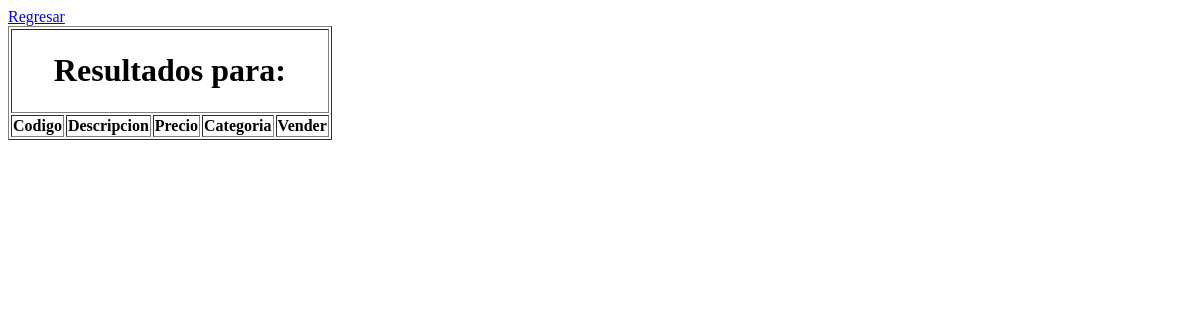
The page /buscar_articulo_venta.php on the database as committed earlier.
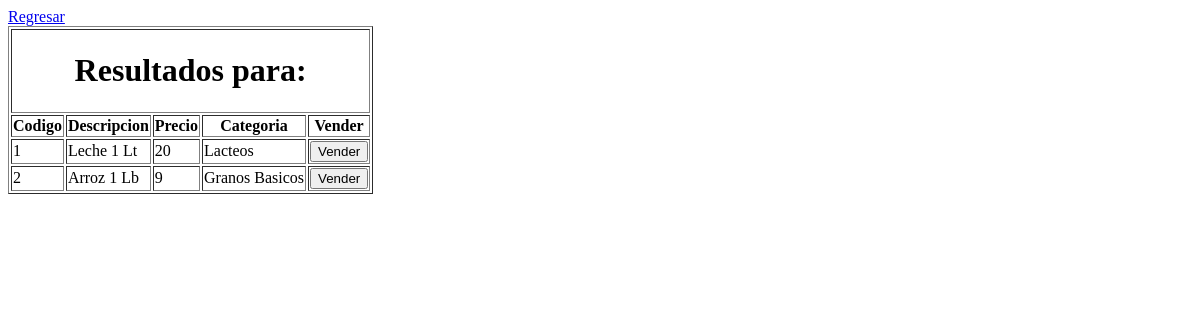
The same page on the database as committed later.
### tables this page shows
CREATE TABLE `catalogo` (
  `Codigo` varchar(5) NOT NULL,
  `Descripcion` varchar(200) NOT NULL,
  `Costo` float NOT NULL,
  `Precio` float NOT NULL,
  `Categoria` varchar(50) NOT NULL
);

### buscar_articulo_venta.php (the view, shortened to what this page needs)
<!DOCTYPE html>
<html>
    <head>
    </head>
    <body>
        <div id="principal">
        <a href="venta_articulo.php">Regresar</a>
            <table border="1">
                <tr>
                    <td colspan="6" align="center"><h1>Resultados para: <?php echo $palabra=$_GET['palabra']; ?></h1></td>
                </tr>
                <tr>
                    <th>Codigo</th>
                    <th>Descripcion</th>
                    <th>Precio</th>
                    <th>Categoria</th>
                    <th>Vender</th>
                </tr>
                <?php
                    include("cn/bdconexion.php");
                    $sql=mysqli_query($db,"SELECT * FROM catalogo WHERE Codigo LIKE '%$palabra%'") or die(mysqli_error());
                    while($row=mysqli_fetch_array($sql)) {
                        echo '
                            <tr>
                                <td>'.$row['Codigo'].'</td>
                                <td>'.$row['Descripcion'].'</td>
                                <td>'.$row['Precio'].'</td>
                                <td>'.$row['Categoria'].'</td>
                                <td>
                                    <form method="GET" action="vender_articulo.php">
                                        <input type="hidden" name="Codigo" Id="Codigo" value="'.$row['Codigo'].'">
                                        <input type="hidden" name="palabra" Id="palabra" value="'.$palabra.'">
                                        <input type="submit" name="vender" id="vender" value="Vender">
                                    </form>
                                </td>
                            </tr>
                        ';
                    }
                ?>
            </table>
        </div>
    </body>
</html>

Rows that differ between the two databases and show on the page:
added catalogo: Codigo "1", Descripcion "Leche 1 Lt", Precio "20", Categoria "Lacteos"
added catalogo: Codigo "2", Descripcion "Arroz 1 Lb", Precio "9", Categoria "Granos Basicos"
